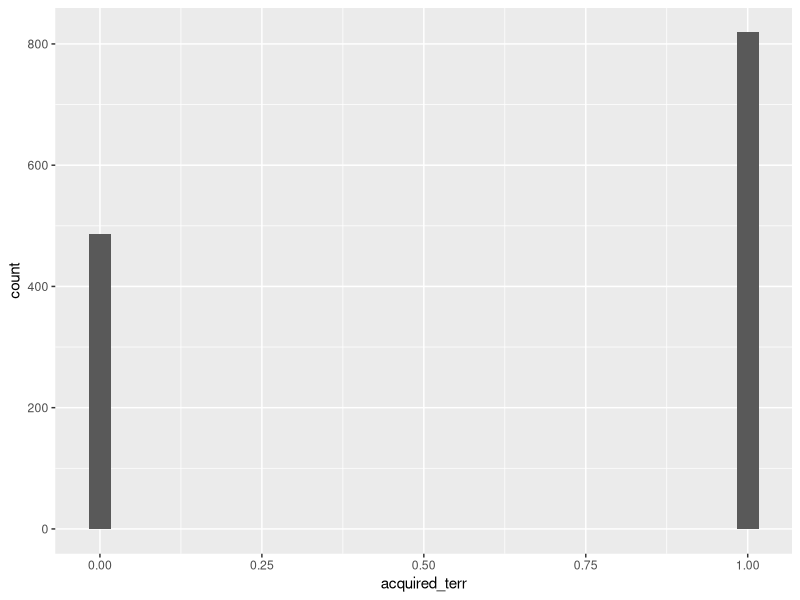
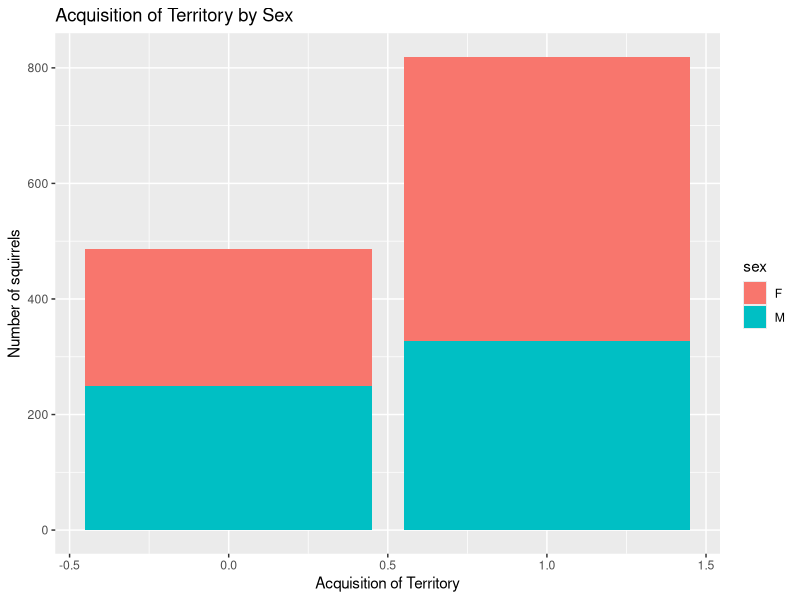
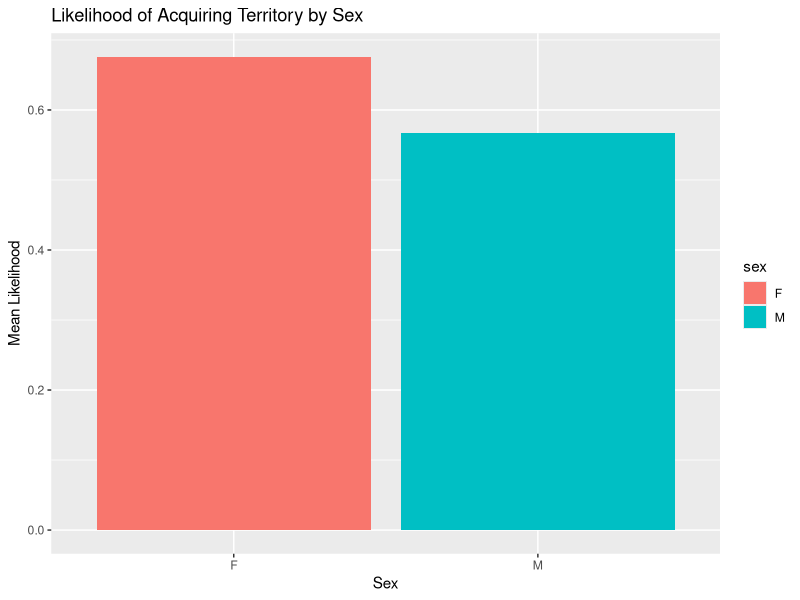
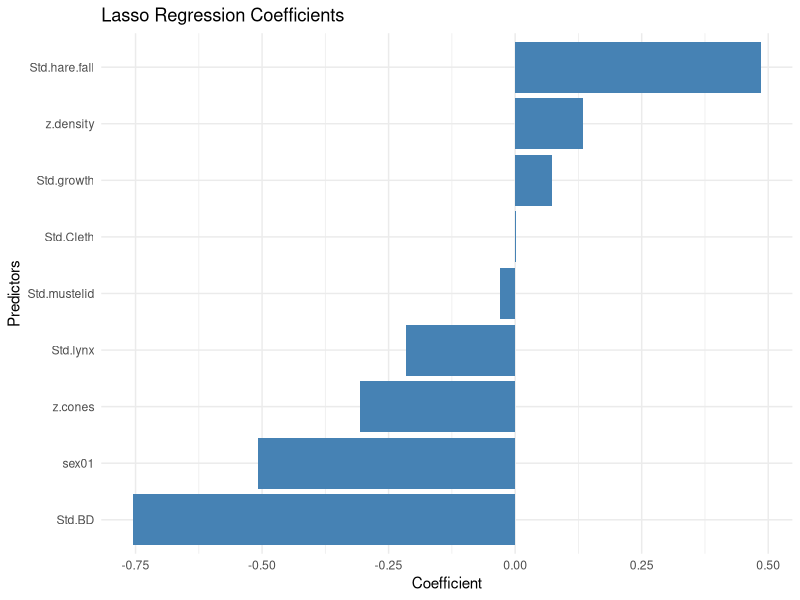
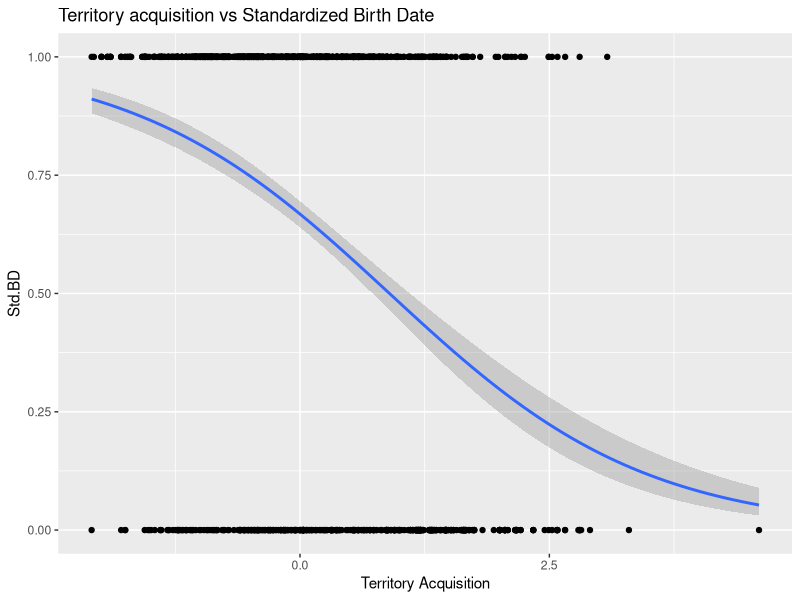
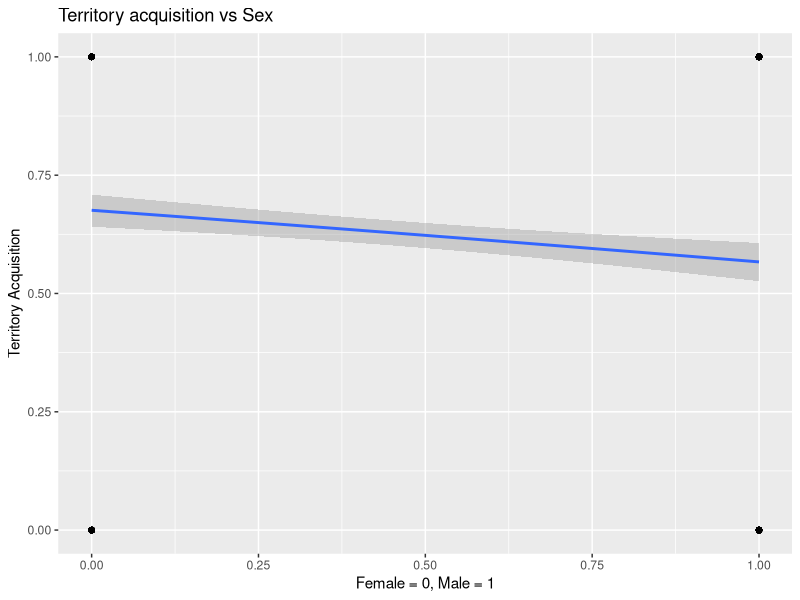

Generate these figures, in order, with R:
## ---- chunk 1
# Load required libraries
library(tidyverse)
library(lme4)
library(glmnet)
library(ggplot2)
## ---- chunk 2
# Read dataset
juveniles <- read_csv("autumn_juveniles.csv")

# Preview the dataset
head(juveniles)
## ---- chunk 3
# Handle missing or invalid data
juveniles <- juveniles %>%
  drop_na(sex, Std.growth, Std.BD, z.cones, z.density, z.temp, 
          Std.lynx, Std.mustelid, Std.hare.fall, Std.Cleth)

# Add new columns for modeling purposes
juveniles_data <- juveniles %>% 
  # Indicate territory acquisition status: 1 for "acquired territory", 
  # 0 otherwise
  mutate(acquired_terr = case_when(owner == "acquired territory" ~ 1, 
                                   TRUE ~ 0) ) %>% 
  # Encode sex as numeric: 1 for male, 0 for female 
  # (useful for Lasso regression)
  mutate(sex01 = case_when(sex == "M" ~ 1, TRUE ~ 0))

# Preview the processed data to confirm new columns were added
head(juveniles_data)
## ---- chunk 4
# Perform logistic regression: Prediction 1
model_sex <- glm(acquired_terr ~ sex, 
                 family = "binomial", 
                 data = juveniles_data)

# Summarize the model results
summary(model_sex)
## ---- chunk 5
# Visualize the likelihood of territory acquisition by sex
juveniles_data %>%
  ggplot() +
  geom_histogram(aes(x = acquired_terr, y =..count..))

juveniles_data %>%
  group_by(sex) %>%
  ggplot(aes(x = acquired_terr, fill = sex)) + 
  geom_bar() +
    labs(title = "Acquisition of Territory by Sex",
       x = "Acquisition of Territory",
       y = "Number of squirrels")

juveniles_data %>%
  group_by(sex) %>%
  summarise(mean_likelihood = mean(acquired_terr)) %>%
  ggplot(aes(x = sex, y = mean_likelihood, fill = sex)) +
  geom_bar(stat = "identity") +
    labs(title = "Likelihood of Acquiring Territory by Sex",
       x = "Sex",
       y = "Mean Likelihood")
## ---- chunk 6
# Prepare data for Lasso regression
# Response variable: Territory acquisition status
response_var <- as.numeric(juveniles_data$acquired_terr)

# Predictor variables: Standardized environmental and individual metrics
predictors <- juveniles_data %>% 
  select(sex01, Std.BD, Std.growth, Std.lynx, Std.hare.fall, 
         Std.mustelid, Std.Cleth, z.density, z.cones) %>% 
  as.matrix()  # Convert to matrix

# Fit a Lasso regression model using cross-validation
set.seed(313)  # For reproducibility
lasso_model <- cv.glmnet(
  x = predictors,           # Predictor matrix
  y = response_var,         # Response variable
  family = "binomial",      # Logistic regression
  alpha = 1,                # Alpha = 1 for Lasso regression
  nfolds = 10               # 10-fold cross-validation
)

# Extract optimal lambda values
optimal_lambda <- lasso_model$lambda.min
lambda_1se <- lasso_model$lambda.1se

# Display the lambda values
cat("Optimal lambda (minimum error):", optimal_lambda, "\n")
cat("Lambda using 1-SE rule:", lambda_1se, "\n")

# Coefficients for the optimal lambda
coef_optimal <- coef(lasso_model, s = "lambda.min")
print(coef_optimal)

# Predictions
# Generate predicted probabilities
predicted_probs <- predict(lasso_model, s = "lambda.min", newx = predictors, 
                           type = "response")

# Generate binary predictions
predicted_classes <- ifelse(predicted_probs > 0.5, 1, 0)

# The coefficients show the effect of how each predictor affects outcome
## ---- chunk 7
# Extract coefficients for the optimal lambda (lambda.min) 
# from your Lasso model
coef_optimal <- coef(lasso_model, s = "lambda.min")

# Convert coefficients to a data frame
coef_df <- as.data.frame(as.matrix(coef_optimal))
coef_df$Predictor <- rownames(coef_optimal)
rownames(coef_df) <- NULL
colnames(coef_df) <- c("Coefficient", "Predictor")

# Filter out predictors with zero coefficients (excluded by Lasso)
coef_df <- coef_df %>% filter(Coefficient != 0)

# Remove the intercept for cleaner visualization
coef_df <- coef_df %>% filter(Predictor != "(Intercept)")

# Create a bar plot to visualize the impact of predictors
library(ggplot2)
ggplot(coef_df, aes(x = reorder(Predictor, Coefficient), y = Coefficient)) +
  geom_bar(stat = "identity", fill = "steelblue") +
  coord_flip() +  # Flip for horizontal bars
  labs(title = "Lasso Regression Coefficients",
       x = "Predictors",
       y = "Coefficient") +
  theme_minimal()
## ---- chunk 8
# Model for Std.BD (birth date)
model_StdBD <- glm(acquired_terr ~ Std.BD, family = "binomial", 
                   data = juveniles_data)
summary(model_StdBD)

# Model for Std.hare.fall  (hare abundance in fall)
model_harefall <- glm(acquired_terr ~ Std.hare.fall, family = "binomial", 
                      data = juveniles_data)
summary(model_harefall)

# Model for sex
model_sex <- glm(acquired_terr ~ sex, family = "binomial", 
                 data = juveniles_data)
summary(model_sex)
## ---- chunk 9
# Plot: Territory acquisition vs. Standardized Birth Date (Std.BD)
juveniles_data %>%
  ggplot(aes(x = Std.BD, y = acquired_terr)) + 
  geom_point() +
  labs(title = "Territory acquisition vs Standardized Birth Date",
       x = "Territory Acquisition",
       y = "Std.BD") +
  geom_smooth(method = "glm", 
              method.args = list(family = "binomial")
              )

# Plot: Territory acquisition vs. Sex
juveniles_data %>%
  ggplot(aes(x = sex01, y = acquired_terr)) + 
  geom_point() +
  labs(title = "Territory acquisition vs Sex",
       x = "Female = 0, Male = 1",
       y = "Territory Acquisition") +
  geom_smooth(method = "glm", 
              method.args = list(family = "binomial")
              )
## ---- chunk 10
# Fit a logistic regression model with multiple predictors
model_full <- glm(acquired_terr ~ sex + Std.BD + Std.growth + Std.lynx + 
                    Std.hare.fall + Std.mustelid + Std.Cleth + z.density + 
                    z.cones + z.temp, 
                  family = "binomial", 
                  data = juveniles_data)
# Summarize the model results
summary(model_full)
## ---- chunk 11
# Fit a model with combined effects of predator-prey interactions
model_combined_effects <- glm(acquired_terr ~ Std.mustelid * Std.lynx * 
                                Std.hare.fall * Std.Cleth  * z.density, 
                             family = "binomial", data = juveniles_data)

# Summarize the model results
summary(model_combined_effects)
## ---- chunk 12
# Fit a model incorporating multiple predictors and combined effects
model_full_combined <- glm(acquired_terr ~ sex + Std.BD + Std.growth + 
                             z.cones + Std.mustelid * Std.lynx * 
                             Std.hare.fall * Std.Cleth * z.density, 
                      family = "binomial", 
                      data = juveniles_data)

# Display a summary of the full model 
# to assess predictor and interaction effects
summary(model_full_combined)
## ---- chunk 13
aic_values <- data.frame(
  Model = c("Full Combined Model", "Full Model", "Combined Effects Model"),
  AIC = c(
    AIC(model_full_combined),
    AIC(model_full),
    AIC(model_combined_effects)
  )
)

# Sort by AIC in ascending order
aic_values <- aic_values[order(aic_values$AIC), ]
print(aic_values)
